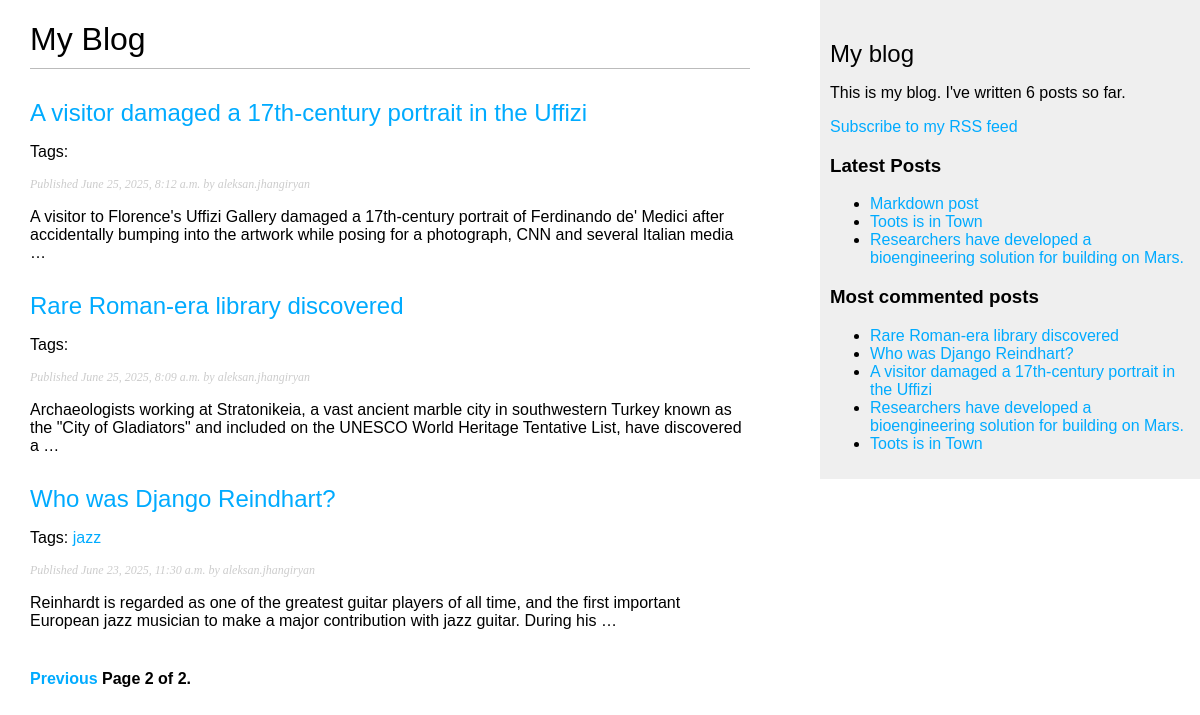
Screenshot of /?page=2 with the database file from the repository.
### blog/models.py (models this page shows, shortened)
class Post(models.Model):
    class Status(models.TextChoices):
        DRAFT = "DF", "Draft"
        PUBLISHED = "PB", "Published"
    title = models.CharField(max_length=250)
    slug = models.SlugField(max_length=250, unique_for_date="publish")
    author = models.ForeignKey(
        User, on_delete=models.CASCADE, related_name="blog_posts"
    )
    body = models.TextField()
    publish = models.DateTimeField(default=timezone.now)
    created = models.DateTimeField(auto_now_add=True)
    updated = models.DateTimeField(auto_now=True)
    status = models.CharField(
        max_length=2, choices=Status.choices, default=Status.DRAFT
    )
    tags = TaggableManager()
    objects = models.Manager()
    published = PublishedManager()
    class Meta:
        ordering = ["-publish"]
        indexes = [
            models.Index(fields=["-publish"]),
        ]
    def get_absolute_url(self):
        return reverse(
            "blog:post_detail",
            args=[self.publish.year, self.publish.month, self.publish.day, self.slug],
        )

### blog/views.py (the view)
# urls.py: path("", views.post_list, name="post_list"),
def post_list(request, tag_slug=None):
    post_list = Post.published.all()
    tag = None
    if tag_slug:
        tag = get_object_or_404(Tag, slug=tag_slug)
        post_list = post_list.filter(tags__in=[tag])
    paginator = Paginator(post_list, 3)
    page_number = request.GET.get("page", 1)
    try:
        posts = paginator.page(page_number)
    except PageNotAnInteger:
        posts = paginator.page(1)
    except EmptyPage:
        posts = paginator.page(paginator.num_pages)
    return render(request, "blog/post/list.html", {"posts": posts, "tag": tag})

### blog/models.py (called while the page is built)
    def get_queryset(self):
        return super().get_queryset().filter(status=Post.Status.PUBLISHED)

### blog/templatetags/blog_tags.py (called while the page is built)
@register.simple_tag
def total_posts():
    return Post.published.count()

@register.inclusion_tag("blog/post/latest_posts.html")
def show_latest_posts(count=5):
    latest_posts = Post.published.order_by("-publish")[:count]
    return {"latest_posts": latest_posts}

@register.simple_tag
def get_most_commented_posts(count=5):
    return Post.published.annotate(total_comments=Count("comments")).order_by(
        "-total_comments"
    )[:count]

@register.filter(name="markdown")
def markdown_format(text):
    return mark_safe(markdown.markdown(text))

### blog/templates/blog/post/list.html (shortened to what this page needs)
{% extends "blog/base.html" %}
{% load blog_tags %}
{% block content %}
  <h1>My Blog</h1>
  {% for post in posts %}
    <h2>
        <a href="{{ post.get_absolute_url }}">
            {{ post.title }}
        </a>
    </h2>
    <p class="tags">
        Tags:
        {% for tag in post.tags.all %}
        <a href="{% url "blog:post_list_by_tag" tag.slug %}>
          {{tag.name}}
        </a>
        {% if not forloop.last %}, {% endif %}
        {% endfor %}
    </p>
    <p class="date">
        Published {{ post.publish }} by {{ post.author }}
    </p>
    {{ post.body|markdown|truncatewords_html:30 }}
  {% endfor %}
  {% include "pagination.html" with page=posts %}
{% endblock %}

### blog/templates/blog/base.html (shortened to what this page needs)
{% load blog_tags %}
{% load static %}
<!DOCTYPE html>
<html>
<head>
    <link href="{% static 'blog/css/blog.css' %}" rel="stylesheet">
</head>
<body>
  <div id="content">
      {% block content %}
      {% endblock %}
  </div>
  <div id="sidebar">
      <h2>My blog</h2>
      <p>This is my blog.
      I've written {% total_posts %} posts so far.
      </p>
      <p>
          <a href="{% url "blog:post_feed" %}">
          Subscribe to my RSS feed</a>
      </p>
      <h3>Latest Posts</h3>
      {% show_latest_posts 3 %}
      <h3>Most commented posts</h3>
      {% get_most_commented_posts as most_commented_posts %}
      <ul>
          {% for post in most_commented_posts %}
          <li>
              <a href="{{ post.get_absolute_url }}">{{ post.title }}</a>
          </li>
          {% endfor %}
      </ul>
  </div>
</body>
</html>

### blog/templates/blog/post/latest_posts.html
<ul>
  {% for post in latest_posts %}
    <li>
      <a href="{{ post.get_absolute_url }}">{{ post.title }}</a>
    </li>
  {% endfor %}
</ul>

### blog/static/blog/css/blog.css (style rules this page uses)
body { margin:0; padding:0; font-family:helvetica, sans-serif; }
a { color:#00abff; text-decoration:none; }
h1 { font-weight:normal; border-bottom:1px solid #bbb; padding:0 0 10px 0; }
h2 { font-weight:normal; margin:30px 0 0; }
#content { float:left; width:60%; padding:0 0 0 30px; }
#sidebar { float:right; width:30%; padding:10px; background:#efefef; height:100%; }
p.date { color:#ccc; font-family: georgia, serif; font-size: 12px; font-style: italic; }

### rows the page displays
Post: title "A visitor damaged a 17th-century portrait in the Uffizi", publish "June 25, 2025, 8:12 a.m.", author "aleksan.jhangiryan", body "A visitor to Florence's Uffizi Gallery damaged a 17th-century portrait of Ferdinando de' Medici after accidentally bumping into the artwork while posing for a photograph, CNN and several Italian media …"
Post: title "Rare Roman-era library discovered", publish "June 25, 2025, 8:09 a.m.", author "aleksan.jhangiryan", body "Archaeologists working at Stratonikeia, a vast ancient marble city in southwestern Turkey known as the \"City of Gladiators\" and included on the UNESCO World Heritage Tentative List, have discovered a …"
Post: title "Who was Django Reindhart?", publish "June 23, 2025, 11:30 a.m.", author "aleksan.jhangiryan", body "Reinhardt is regarded as one of the greatest guitar players of all time, and the first important European jazz musician to make a major contribution with jazz guitar. During his …"
Tag: name "jazz"
Post: title "Markdown post"
Post: title "Toots is in Town"
Post: title "Researchers have developed a bioengineering solution for building on Mars."

### other values shown
{{ page.number }} "2"
{{ page.paginator.num_pages }} "2"
